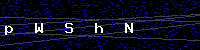
#> input picture MeuAPI/captcha.png, 200 x 50 px
$ python captcha.py
#> lines starting #> are read from the running program, lines starting #| are printed output that depends on the picture
import pytesseract
from PIL import Image

# definir uma lista com os nomes dos arquivos das imagens
nomes_arquivos = ['captcha.png', 'captcha2.png', 'captcha3.png']

# iterar sobre a lista com um loop for
for nome_arquivo in nomes_arquivos:
    # abrir o arquivo de imagem
    img = Image.open(nome_arquivo)
#> img is the input picture: PIL image 200x50 RGB; mean R, G, B 10.9, 10.9, 29.8

    # converter a imagem para escala de cinza
    img = img.convert('L')
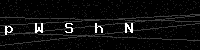
#> img: PIL image 200x50 L; min 0, max 255, mean 13

    # utilizar o Tesseract OCR para reconhecer o texto da imagem
#> (the run stopped early here; a loop or call above may not have finished)
